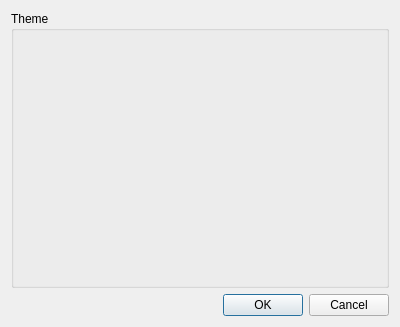
<?xml version="1.0" encoding="UTF-8"?>
<ui version="4.0">
 <class>ThemeDialog</class>
 <widget class="QDialog" name="ThemeDialog">
  <property name="geometry">
   <rect>
    <x>0</x>
    <y>0</y>
    <width>400</width>
    <height>327</height>
   </rect>
  </property>
  <property name="windowTitle">
   <string>Graphic Theme Selection</string>
  </property>
  <layout class="QVBoxLayout" name="verticalLayout_2">
   <item>
    <widget class="QGroupBox" name="groupBox">
     <property name="title">
      <string>Theme</string>
     </property>
     <layout class="QVBoxLayout" name="verticalLayout">
      <item>
       <layout class="QGridLayout" name="themeGridLayout"/>
      </item>
     </layout>
    </widget>
   </item>
   <item>
    <widget class="QDialogButtonBox" name="buttonBox">
     <property name="standardButtons">
      <set>QDialogButtonBox::Cancel|QDialogButtonBox::Ok</set>
     </property>
    </widget>
   </item>
  </layout>
 </widget>
 <resources/>
 <connections>
  <connection>
   <sender>buttonBox</sender>
   <signal>accepted()</signal>
   <receiver>ThemeDialog</receiver>
   <slot>accept()</slot>
   <hints>
    <hint type="sourcelabel">
     <x>252</x>
     <y>301</y>
    </hint>
    <hint type="destinationlabel">
     <x>4</x>
     <y>272</y>
    </hint>
   </hints>
  </connection>
  <connection>
   <sender>buttonBox</sender>
   <signal>rejected()</signal>
   <receiver>ThemeDialog</receiver>
   <slot>reject()</slot>
   <hints>
    <hint type="sourcelabel">
     <x>367</x>
     <y>307</y>
    </hint>
    <hint type="destinationlabel">
     <x>3</x>
     <y>241</y>
    </hint>
   </hints>
  </connection>
 </connections>
</ui>
